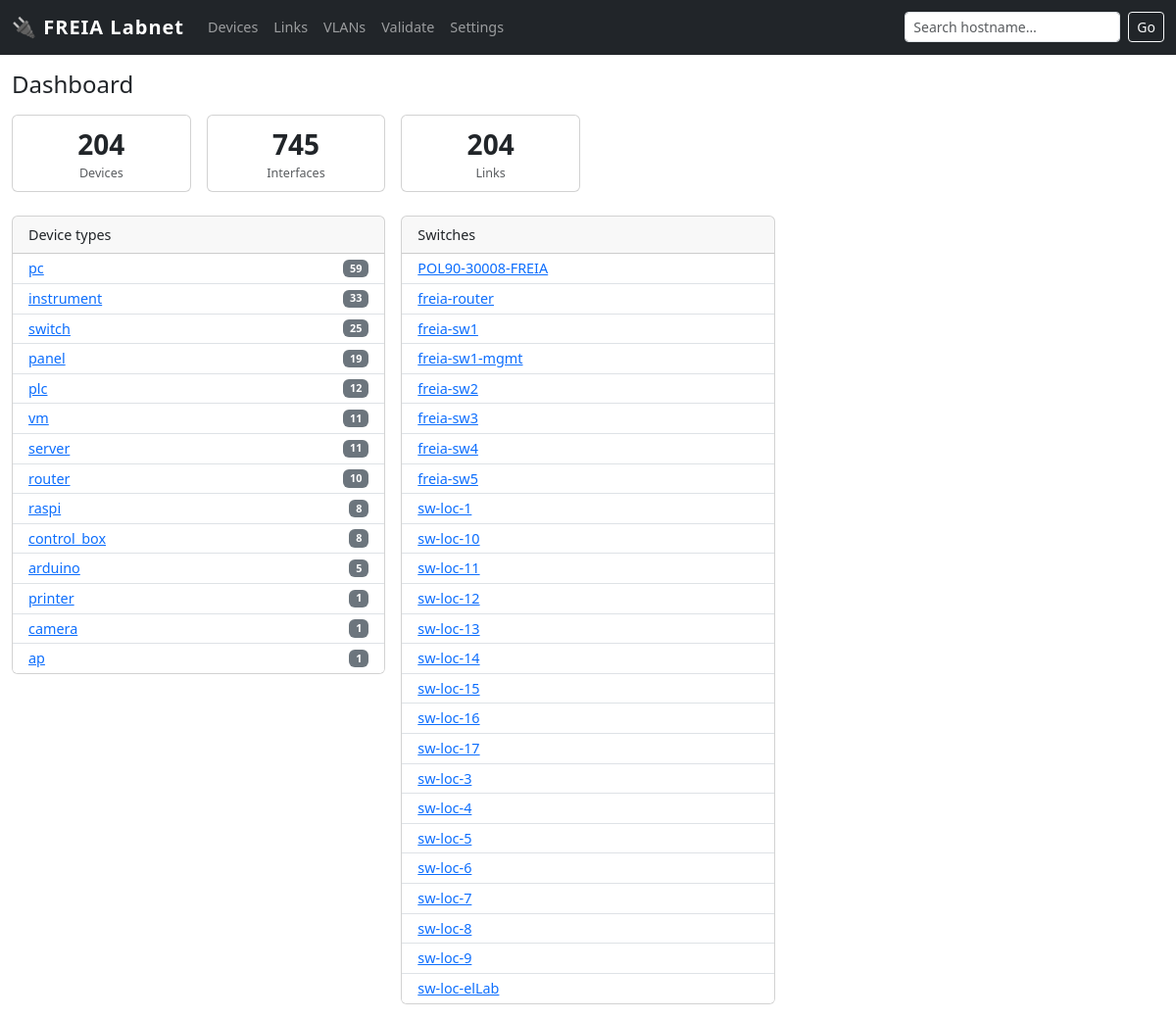
The page / on the database its author committed.
### tables this page shows
CREATE TABLE "device" (
    id INTEGER PRIMARY KEY,
    hostname TEXT UNIQUE,
    kind TEXT NOT NULL,
    vendor_model TEXT,
    os TEXT,
    serial TEXT,
    location_id INTEGER REFERENCES location(id),
    owner TEXT,
    purpose TEXT,
    status TEXT NOT NULL DEFAULT 'active' CHECK(status IN (
        'active','spare','loan','disconnected','retired','planned'
    )),
    notes TEXT,
    vm_host_id INTEGER REFERENCES device(id)
);

### app.py (the view)
@app.route('/')
def index():
    counts = {r['kind']: r['cnt'] for r in query(
        "SELECT kind, COUNT(*) as cnt FROM device GROUP BY kind ORDER BY cnt DESC")}
    totals = query(
        "SELECT COUNT(*) as devices FROM device")[0]['devices']
    ifaces  = query("SELECT COUNT(*) as n FROM iface")[0]['n']
    links   = query("SELECT COUNT(*) as n FROM link")[0]['n']
    switches = query(
        "SELECT hostname FROM device WHERE kind='switch' ORDER BY hostname")
    return render_template('index.html',
        counts=counts, totals=totals, ifaces=ifaces, links=links,
        switches=switches)

### app.py (called while the page is built)
def get_db():
    db = getattr(g, '_database', None)
    if db is None:
        db = g._database = sqlite3.connect(LABNET_PATH)
        db.row_factory = sqlite3.Row
        db.execute('PRAGMA foreign_keys = ON')
    return db

def query(sql, args=(), one=False):
    cur = get_db().execute(sql, args)
    rv = cur.fetchall()
    return (rv[0] if rv else None) if one else rv

### templates/index.html (shortened to what this page needs)
{% extends "base.html" %}
{% block content %}
<h4 class="mb-3">Dashboard</h4>
<div class="row g-3 mb-4">
  <div class="col-sm-4 col-md-2">
    <div class="card text-center">
      <div class="card-body py-2">
        <div class="fs-3 fw-bold">{{ totals }}</div>
        <div class="text-muted small">Devices</div>
      </div>
    </div>
  </div>
  <div class="col-sm-4 col-md-2">
    <div class="card text-center">
      <div class="card-body py-2">
        <div class="fs-3 fw-bold">{{ ifaces }}</div>
        <div class="text-muted small">Interfaces</div>
      </div>
    </div>
  </div>
  <div class="col-sm-4 col-md-2">
    <div class="card text-center">
      <div class="card-body py-2">
        <div class="fs-3 fw-bold">{{ links }}</div>
        <div class="text-muted small">Links</div>
      </div>
    </div>
  </div>
</div>
<div class="row g-3">
  <div class="col-md-4">
    <div class="card">
      <div class="card-header">Device types</div>
      <ul class="list-group list-group-flush">
        {% for kind, cnt in counts.items() %}
        <li class="list-group-item d-flex justify-content-between align-items-center py-1">
          <a href="/devices?kind={{ kind }}">{{ kind }}</a>
          <span class="badge bg-secondary">{{ cnt }}</span>
        </li>
        {% endfor %}
      </ul>
    </div>
  </div>
  <div class="col-md-4">
    <div class="card">
      <div class="card-header">Switches</div>
      <ul class="list-group list-group-flush">
        {% for sw in switches %}
        <li class="list-group-item py-1">
          <a href="/switch/{{ sw['hostname'] }}">{{ sw['hostname'] }}</a>
        </li>
        {% endfor %}
      </ul>
    </div>
  </div>
</div>
{% endblock %}

### templates/base.html (style rules this page uses)
body { font-size: .9rem; }

### rows shown on the page
device: hostname "POL90-30008-FREIA"
device: hostname "freia-router"
device: hostname "freia-sw1"
device: hostname "freia-sw1-mgmt"
device: hostname "freia-sw2"
device: hostname "freia-sw3"
device: hostname "freia-sw4"
device: hostname "freia-sw5"
device: hostname "sw-loc-1"
device: hostname "sw-loc-10"
device: hostname "sw-loc-11"
device: hostname "sw-loc-12"
device: hostname "sw-loc-13"
device: hostname "sw-loc-14"
device: hostname "sw-loc-15"
device: hostname "sw-loc-16"
device: hostname "sw-loc-17"
device: hostname "sw-loc-3"
device: hostname "sw-loc-4"
device: hostname "sw-loc-5"
device: hostname "sw-loc-6"
device: hostname "sw-loc-7"
device: hostname "sw-loc-8"
device: hostname "sw-loc-9"
device: hostname "sw-loc-elLab"

### other values the page prints
{{ totals }} "204"
{{ ifaces }} "745"
{{ links }} "204"
{{ kind }} "pc" "instrument" "switch" "panel" "plc" "vm" "server" "router" "raspi" "control_box" "arduino" "printer" "camera" "ap"
{{ cnt }} "59" "33" "25" "19" "12" "11" "11" "10" "8" "8" "5" "1" "1" "1"
